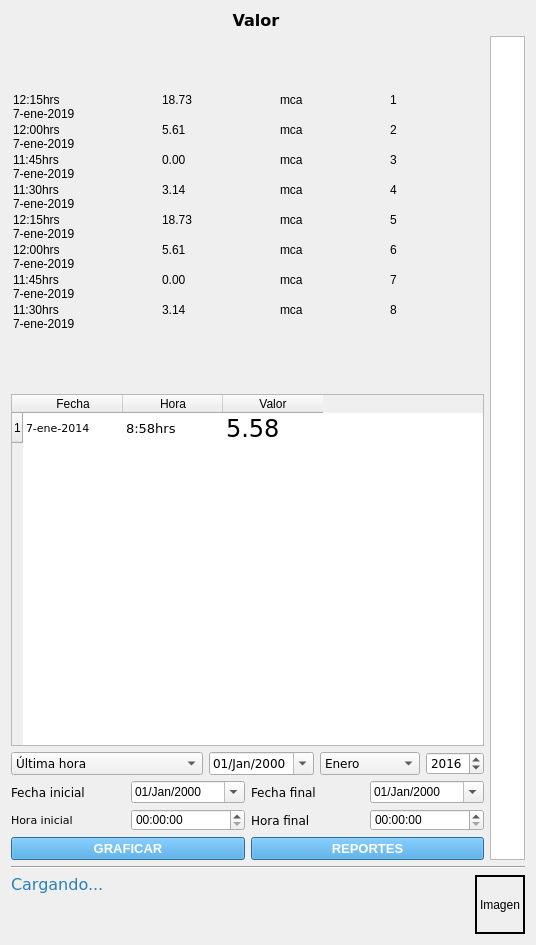
<?xml version="1.0" encoding="UTF-8"?>
<ui version="4.0">
 <class>Registros</class>
 <widget class="QWidget" name="Registros">
  <property name="geometry">
   <rect>
    <x>0</x>
    <y>0</y>
    <width>536</width>
    <height>945</height>
   </rect>
  </property>
  <property name="baseSize">
   <size>
    <width>445</width>
    <height>470</height>
   </size>
  </property>
  <property name="windowTitle">
   <string>Cargando...</string>
  </property>
  <property name="windowIcon">
   <iconset>
    <normaloff>:/sigrdap/icons/historial.png</normaloff>:/sigrdap/icons/historial.png</iconset>
  </property>
  <property name="styleSheet">
   <string notr="true">QPushButton:enabled{
background-color: #3498db;
color: rgb(255, 255, 255);
}

QPushButton:disabled{
background-color: #adc1ce;
color: rgb(255, 255, 255);
}</string>
  </property>
  <layout class="QVBoxLayout" name="verticalLayout_3">
   <item>
    <layout class="QHBoxLayout" name="horizontalLayout_2">
     <item>
      <widget class="QLabel" name="labelValor">
       <property name="sizePolicy">
        <sizepolicy hsizetype="Expanding" vsizetype="Preferred">
         <horstretch>0</horstretch>
         <verstretch>0</verstretch>
        </sizepolicy>
       </property>
       <property name="font">
        <font>
         <family>Verdana</family>
         <pointsize>12</pointsize>
         <weight>75</weight>
         <bold>true</bold>
        </font>
       </property>
       <property name="frameShape">
        <enum>QFrame::NoFrame</enum>
       </property>
       <property name="frameShadow">
        <enum>QFrame::Plain</enum>
       </property>
       <property name="lineWidth">
        <number>1</number>
       </property>
       <property name="text">
        <string>Valor</string>
       </property>
       <property name="textFormat">
        <enum>Qt::AutoText</enum>
       </property>
       <property name="alignment">
        <set>Qt::AlignCenter</set>
       </property>
       <property name="wordWrap">
        <bool>false</bool>
       </property>
      </widget>
     </item>
     <item>
      <widget class="QLabel" name="labelDesconocido">
       <property name="text">
        <string>&lt;html&gt;&lt;head/&gt;&lt;body&gt;&lt;p&gt;&lt;img src=&quot;:/Estados/icons/unknownconnection.png&quot;/&gt;&lt;/p&gt;&lt;/body&gt;&lt;/html&gt;</string>
       </property>
      </widget>
     </item>
     <item>
      <widget class="QLabel" name="labelSinConexion">
       <property name="text">
        <string>&lt;html&gt;&lt;head/&gt;&lt;body&gt;&lt;p&gt;&lt;img src=&quot;:/Estados/icons/noconnection.png&quot;/&gt;&lt;/p&gt;&lt;/body&gt;&lt;/html&gt;</string>
       </property>
      </widget>
     </item>
     <item>
      <widget class="QLabel" name="labelIntermitente">
       <property name="text">
        <string>&lt;html&gt;&lt;head/&gt;&lt;body&gt;&lt;p&gt;&lt;img src=&quot;:/Estados/icons/intermconnection.png&quot;/&gt;&lt;/p&gt;&lt;/body&gt;&lt;/html&gt;</string>
       </property>
      </widget>
     </item>
     <item>
      <widget class="QLabel" name="labelConectado">
       <property name="text">
        <string>&lt;html&gt;&lt;head/&gt;&lt;body&gt;&lt;p&gt;&lt;img src=&quot;:/Estados/icons/goodconnection.png&quot;/&gt;&lt;/p&gt;&lt;/body&gt;&lt;/html&gt;</string>
       </property>
      </widget>
     </item>
    </layout>
   </item>
   <item>
    <layout class="QHBoxLayout" name="horizontalLayout_4">
     <item>
      <layout class="QVBoxLayout" name="verticalLayout_2">
       <item>
        <widget class="QLabel" name="label">
         <property name="sizePolicy">
          <sizepolicy hsizetype="MinimumExpanding" vsizetype="Minimum">
           <horstretch>0</horstretch>
           <verstretch>0</verstretch>
          </sizepolicy>
         </property>
         <property name="text">
          <string>&lt;!DOCTYPE html&gt;
&lt;html&gt;
&lt;head&gt;
&lt;style&gt;
table{
    width: 100%;
    border-collapse: collapse;
    font-family: verdana;
    border: 1px, solid, black;
}

tr{
	border: none;
	background-color: white;
}

td{
	border: none;
}

tr:nth-child(even){
	background-color: #FFFFFF;
}

.hora{
	width: 30%;
    font-size: 10pt;
	text-align: right;
}

.dato{
    font-size: 20pt;
    text-align: right;
    width: 40%;
    /*padding-right: 20%;*/
}

.unidades{
    color: gray;
    font-size: 10pt;
    vertical-align: center;
}

.fecha{
	font-size: 8pt;
    text-align: right;
}

.numero{
	color: #959595;
	font-size: 6pt;
    text-align: right;
    vertical-align: bottom;
}

&lt;/style&gt;
&lt;/head&gt;
&lt;body&gt;

&lt;table width=&quot;100%&quot;&gt;
	&lt;tr&gt;
		&lt;td class='hora'&gt;12:15hrs&lt;div class='fecha'&gt;7-ene-2019&lt;/div&gt;&lt;/td&gt;
        &lt;td class='dato'&gt;18.73&lt;/td&gt;
        &lt;td class='unidades'&gt;mca&lt;/td&gt;
        &lt;td class='numero'&gt;1&lt;/td&gt;
	&lt;/tr&gt;
	&lt;tr&gt;
		&lt;td class='hora'&gt;12:00hrs&lt;div class='fecha'&gt;7-ene-2019&lt;/div&gt;&lt;/td&gt;
        &lt;td class='dato'&gt;5.61&lt;/td&gt;
        &lt;td class='unidades'&gt;mca&lt;/td&gt;
        &lt;td class='numero'&gt;2&lt;/td&gt;
	&lt;/tr&gt;
	&lt;tr&gt;
		&lt;td class='hora'&gt;11:45hrs&lt;div class='fecha'&gt;7-ene-2019&lt;/div&gt;&lt;/td&gt;
        &lt;td class='dato'&gt;0.00&lt;/td&gt;
        &lt;td class='unidades'&gt;mca&lt;/td&gt;
        &lt;td class='numero'&gt;3&lt;/td&gt;
	&lt;/tr&gt;
	&lt;tr&gt;
		&lt;td class='hora'&gt;11:30hrs&lt;div class='fecha'&gt;7-ene-2019&lt;/div&gt;&lt;/td&gt;
        &lt;td class='dato'&gt;3.14&lt;/td&gt;
        &lt;td class='unidades'&gt;mca&lt;/td&gt;
        &lt;td class='numero'&gt;4&lt;/td&gt;
	&lt;/tr&gt;
	&lt;tr&gt;
		&lt;td class='hora'&gt;12:15hrs&lt;div class='fecha'&gt;7-ene-2019&lt;/div&gt;&lt;/td&gt;
        &lt;td class='dato'&gt;18.73&lt;/td&gt;
        &lt;td class='unidades'&gt;mca&lt;/td&gt;
        &lt;td class='numero'&gt;5&lt;/td&gt;
	&lt;/tr&gt;
	&lt;tr&gt;
		&lt;td class='hora'&gt;12:00hrs&lt;div class='fecha'&gt;7-ene-2019&lt;/div&gt;&lt;/td&gt;
        &lt;td class='dato'&gt;5.61&lt;/td&gt;
        &lt;td class='unidades'&gt;mca&lt;/td&gt;
        &lt;td class='numero'&gt;6&lt;/td&gt;
	&lt;/tr&gt;
	&lt;tr&gt;
		&lt;td class='hora'&gt;11:45hrs&lt;div class='fecha'&gt;7-ene-2019&lt;/div&gt;&lt;/td&gt;
        &lt;td class='dato'&gt;0.00&lt;/td&gt;
        &lt;td class='unidades'&gt;mca&lt;/td&gt;
        &lt;td class='numero'&gt;7&lt;/td&gt;
	&lt;/tr&gt;
	&lt;tr&gt;
		&lt;td class='hora'&gt;11:30hrs&lt;div class='fecha'&gt;7-ene-2019&lt;/div&gt;&lt;/td&gt;
        &lt;td class='dato'&gt;3.14&lt;/td&gt;
        &lt;td class='unidades'&gt;mca&lt;/td&gt;
        &lt;td class='numero'&gt;8&lt;/td&gt;
	&lt;/tr&gt;
&lt;/table&gt;

&lt;/body&gt;
&lt;/html&gt;</string>
         </property>
        </widget>
       </item>
       <item>
        <widget class="QTableWidget" name="tablaValores">
         <property name="enabled">
          <bool>true</bool>
         </property>
         <property name="sizePolicy">
          <sizepolicy hsizetype="MinimumExpanding" vsizetype="Minimum">
           <horstretch>0</horstretch>
           <verstretch>0</verstretch>
          </sizepolicy>
         </property>
         <property name="minimumSize">
          <size>
           <width>430</width>
           <height>300</height>
          </size>
         </property>
         <property name="horizontalScrollBarPolicy">
          <enum>Qt::ScrollBarAlwaysOff</enum>
         </property>
         <property name="alternatingRowColors">
          <bool>true</bool>
         </property>
         <property name="selectionBehavior">
          <enum>QAbstractItemView::SelectRows</enum>
         </property>
         <property name="showGrid">
          <bool>false</bool>
         </property>
         <property name="wordWrap">
          <bool>false</bool>
         </property>
         <row>
          <property name="text">
           <string>1</string>
          </property>
         </row>
         <column>
          <property name="text">
           <string>Fecha</string>
          </property>
         </column>
         <column>
          <property name="text">
           <string>Hora</string>
          </property>
         </column>
         <column>
          <property name="text">
           <string>Valor</string>
          </property>
         </column>
         <item row="0" column="0">
          <property name="text">
           <string>7-ene-2014</string>
          </property>
          <property name="font">
           <font>
            <family>Verdana</family>
            <pointsize>8</pointsize>
           </font>
          </property>
         </item>
         <item row="0" column="1">
          <property name="text">
           <string>8:58hrs</string>
          </property>
          <property name="font">
           <font>
            <family>Verdana</family>
            <pointsize>10</pointsize>
           </font>
          </property>
         </item>
         <item row="0" column="2">
          <property name="text">
           <string>5.58</string>
          </property>
          <property name="font">
           <font>
            <family>Verdana</family>
            <pointsize>18</pointsize>
           </font>
          </property>
         </item>
        </widget>
       </item>
       <item>
        <layout class="QHBoxLayout" name="horizontalLayout_9">
         <item>
          <widget class="QComboBox" name="seleccionarPeriodo">
           <property name="font">
            <font>
             <family>Verdana</family>
             <pointsize>9</pointsize>
            </font>
           </property>
           <item>
            <property name="text">
             <string>Última hora</string>
            </property>
           </item>
           <item>
            <property name="text">
             <string>Día</string>
            </property>
           </item>
           <item>
            <property name="text">
             <string>Mes</string>
            </property>
           </item>
           <item>
            <property name="text">
             <string>Personalizado</string>
            </property>
           </item>
          </widget>
         </item>
         <item>
          <layout class="QHBoxLayout" name="horizontalLayout_8">
           <item>
            <widget class="QDateEdit" name="day">
             <property name="font">
              <font>
               <family>Verdana</family>
               <pointsize>9</pointsize>
              </font>
             </property>
             <property name="displayFormat">
              <string>dd/MMM/yyyy</string>
             </property>
             <property name="calendarPopup">
              <bool>true</bool>
             </property>
            </widget>
           </item>
           <item>
            <widget class="QComboBox" name="month">
             <property name="enabled">
              <bool>true</bool>
             </property>
             <property name="font">
              <font>
               <family>Verdana</family>
               <pointsize>9</pointsize>
              </font>
             </property>
             <item>
              <property name="text">
               <string>Enero</string>
              </property>
             </item>
             <item>
              <property name="text">
               <string>Febrero</string>
              </property>
             </item>
             <item>
              <property name="text">
               <string>Marzo</string>
              </property>
             </item>
             <item>
              <property name="text">
               <string>Abril</string>
              </property>
             </item>
             <item>
              <property name="text">
               <string>Mayo</string>
              </property>
             </item>
             <item>
              <property name="text">
               <string>Junio</string>
              </property>
             </item>
             <item>
              <property name="text">
               <string>Julio</string>
              </property>
             </item>
             <item>
              <property name="text">
               <string>Agosto</string>
              </property>
             </item>
             <item>
              <property name="text">
               <string>Septiembre</string>
              </property>
             </item>
             <item>
              <property name="text">
               <string>Octubre</string>
              </property>
             </item>
             <item>
              <property name="text">
               <string>Noviembre</string>
              </property>
             </item>
             <item>
              <property name="text">
               <string>Diciembre</string>
              </property>
             </item>
            </widget>
           </item>
           <item>
            <widget class="QSpinBox" name="year">
             <property name="enabled">
              <bool>true</bool>
             </property>
             <property name="font">
              <font>
               <family>Verdana</family>
               <pointsize>9</pointsize>
              </font>
             </property>
             <property name="minimum">
              <number>1990</number>
             </property>
             <property name="maximum">
              <number>2199</number>
             </property>
             <property name="singleStep">
              <number>1</number>
             </property>
             <property name="value">
              <number>2016</number>
             </property>
            </widget>
           </item>
          </layout>
         </item>
        </layout>
       </item>
       <item>
        <layout class="QHBoxLayout" name="horizontalLayout_7">
         <item>
          <widget class="QLabel" name="labelFechaInicial">
           <property name="font">
            <font>
             <family>Verdana</family>
            </font>
           </property>
           <property name="text">
            <string>Fecha inicial</string>
           </property>
          </widget>
         </item>
         <item>
          <widget class="QDateEdit" name="fechaInicial">
           <property name="enabled">
            <bool>true</bool>
           </property>
           <property name="font">
            <font>
             <pointsize>9</pointsize>
            </font>
           </property>
           <property name="frame">
            <bool>true</bool>
           </property>
           <property name="keyboardTracking">
            <bool>false</bool>
           </property>
           <property name="displayFormat">
            <string>dd/MMM/yyyy</string>
           </property>
           <property name="calendarPopup">
            <bool>true</bool>
           </property>
          </widget>
         </item>
         <item>
          <widget class="QLabel" name="labelFechaFinal">
           <property name="font">
            <font>
             <family>Verdana</family>
            </font>
           </property>
           <property name="text">
            <string>Fecha final</string>
           </property>
          </widget>
         </item>
         <item>
          <widget class="QDateEdit" name="fechaFinal">
           <property name="enabled">
            <bool>true</bool>
           </property>
           <property name="font">
            <font>
             <pointsize>9</pointsize>
            </font>
           </property>
           <property name="frame">
            <bool>true</bool>
           </property>
           <property name="readOnly">
            <bool>false</bool>
           </property>
           <property name="keyboardTracking">
            <bool>false</bool>
           </property>
           <property name="displayFormat">
            <string>dd/MMM/yyyy</string>
           </property>
           <property name="calendarPopup">
            <bool>true</bool>
           </property>
           <property name="timeSpec">
            <enum>Qt::LocalTime</enum>
           </property>
          </widget>
         </item>
        </layout>
       </item>
       <item>
        <layout class="QHBoxLayout" name="horizontalLayout_6">
         <item>
          <widget class="QLabel" name="labelHoraInicial">
           <property name="font">
            <font>
             <family>Verdana</family>
             <pointsize>8</pointsize>
            </font>
           </property>
           <property name="text">
            <string>Hora inicial</string>
           </property>
          </widget>
         </item>
         <item>
          <widget class="QTimeEdit" name="horaInicial">
           <property name="enabled">
            <bool>true</bool>
           </property>
           <property name="font">
            <font>
             <pointsize>9</pointsize>
            </font>
           </property>
           <property name="displayFormat">
            <string>HH:mm:ss</string>
           </property>
           <property name="calendarPopup">
            <bool>true</bool>
           </property>
           <property name="time">
            <time>
             <hour>0</hour>
             <minute>0</minute>
             <second>0</second>
            </time>
           </property>
          </widget>
         </item>
         <item>
          <widget class="QLabel" name="labelHoraFinal">
           <property name="font">
            <font>
             <family>Verdana</family>
            </font>
           </property>
           <property name="text">
            <string>Hora final</string>
           </property>
          </widget>
         </item>
         <item>
          <widget class="QTimeEdit" name="horaFinal">
           <property name="enabled">
            <bool>true</bool>
           </property>
           <property name="font">
            <font>
             <pointsize>9</pointsize>
            </font>
           </property>
           <property name="displayFormat">
            <string>HH:mm:ss</string>
           </property>
          </widget>
         </item>
        </layout>
       </item>
       <item>
        <layout class="QHBoxLayout" name="horizontalLayout_5">
         <item>
          <widget class="QPushButton" name="botonGraficar">
           <property name="font">
            <font>
             <pointsize>10</pointsize>
             <weight>75</weight>
             <bold>true</bold>
            </font>
           </property>
           <property name="styleSheet">
            <string notr="true"/>
           </property>
           <property name="text">
            <string>GRAFICAR</string>
           </property>
           <property name="icon">
            <iconset>
             <normaloff>:/VentanaHistorial/icons/grafica.png</normaloff>:/VentanaHistorial/icons/grafica.png</iconset>
           </property>
          </widget>
         </item>
         <item>
          <widget class="QPushButton" name="botonReportes">
           <property name="font">
            <font>
             <pointsize>10</pointsize>
             <weight>75</weight>
             <bold>true</bold>
            </font>
           </property>
           <property name="styleSheet">
            <string notr="true"/>
           </property>
           <property name="text">
            <string>REPORTES</string>
           </property>
           <property name="icon">
            <iconset>
             <normaloff>:/VentanaHistorial/icons/calendario.png</normaloff>:/VentanaHistorial/icons/calendario.png</iconset>
           </property>
          </widget>
         </item>
        </layout>
       </item>
      </layout>
     </item>
     <item>
      <widget class="QGraphicsView" name="graficoBarra">
       <property name="sizePolicy">
        <sizepolicy hsizetype="Maximum" vsizetype="Expanding">
         <horstretch>0</horstretch>
         <verstretch>0</verstretch>
        </sizepolicy>
       </property>
       <property name="minimumSize">
        <size>
         <width>35</width>
         <height>0</height>
        </size>
       </property>
       <property name="maximumSize">
        <size>
         <width>35</width>
         <height>16777215</height>
        </size>
       </property>
      </widget>
     </item>
    </layout>
   </item>
   <item>
    <widget class="Line" name="line">
     <property name="orientation">
      <enum>Qt::Horizontal</enum>
     </property>
    </widget>
   </item>
   <item>
    <layout class="QHBoxLayout" name="horizontalLayout">
     <item>
      <layout class="QVBoxLayout" name="verticalLayout">
       <item>
        <widget class="QLabel" name="labelGrupo">
         <property name="font">
          <font>
           <family>Verdana</family>
           <pointsize>12</pointsize>
          </font>
         </property>
         <property name="styleSheet">
          <string notr="true">color: rgb(41, 128, 185);</string>
         </property>
         <property name="text">
          <string>Cargando...</string>
         </property>
         <property name="wordWrap">
          <bool>true</bool>
         </property>
        </widget>
       </item>
       <item>
        <widget class="QLabel" name="labelTipo">
         <property name="font">
          <font>
           <family>Verdana</family>
           <pointsize>9</pointsize>
          </font>
         </property>
         <property name="styleSheet">
          <string notr="true"/>
         </property>
         <property name="text">
          <string/>
         </property>
         <property name="wordWrap">
          <bool>true</bool>
         </property>
        </widget>
       </item>
       <item>
        <widget class="QLabel" name="labelDireccion">
         <property name="font">
          <font>
           <family>Verdana</family>
           <pointsize>9</pointsize>
          </font>
         </property>
         <property name="text">
          <string/>
         </property>
         <property name="wordWrap">
          <bool>true</bool>
         </property>
        </widget>
       </item>
      </layout>
     </item>
     <item>
      <widget class="QLabel" name="labelFoto">
       <property name="sizePolicy">
        <sizepolicy hsizetype="Fixed" vsizetype="Preferred">
         <horstretch>0</horstretch>
         <verstretch>0</verstretch>
        </sizepolicy>
       </property>
       <property name="frameShape">
        <enum>QFrame::WinPanel</enum>
       </property>
       <property name="frameShadow">
        <enum>QFrame::Plain</enum>
       </property>
       <property name="text">
        <string>Imagen</string>
       </property>
      </widget>
     </item>
    </layout>
   </item>
  </layout>
 </widget>
 <resources/>
 <connections/>
</ui>
